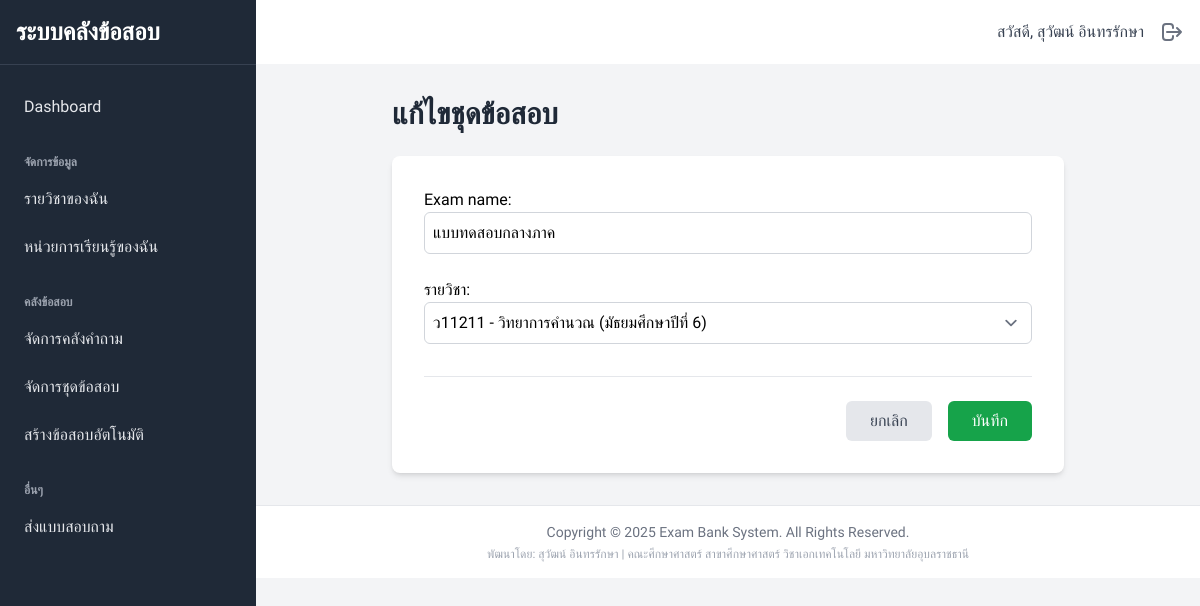
The page /exam/8/edit/ (signed in) on the database its author committed.
### accounts/models.py (models this page shows)
class CustomUser(AbstractUser):
    class Role(models.TextChoices):
        ADMIN = 'ADMIN', 'Admin'
        TEACHER = 'TEACHER', 'Teacher'
    role = models.CharField(max_length=50, choices=Role.choices, default=Role.TEACHER)
    is_approved = models.BooleanField(default=False, help_text="Designates whether the teacher is approved by an admin.")

### exam_management/models.py (models this page shows, shortened)
class Exam(models.Model):
    exam_name = models.CharField(max_length=255)
    course = models.ForeignKey(Course, on_delete=models.CASCADE, verbose_name="รายวิชา")
    created_by = models.ForeignKey(CustomUser, on_delete=models.CASCADE)
    created_at = models.DateTimeField(auto_now_add=True)
    questions = models.ManyToManyField(Question, related_name='exams')

### exam_management/views.py (the view, shortened to what this page needs)
# urls.py: path('exam/<int:pk>/edit/', ExamUpdateView.as_view(), name='exam_update'),
class ExamUpdateView(TeacherRequiredMixin, UpdateView):
    model = Exam
    form_class = ExamForm
    template_name = 'teacher/exam_form.html'
    def get_queryset(self):
        return super().get_queryset().filter(created_by=self.request.user)
    def get_form_kwargs(self):
        kwargs = super().get_form_kwargs()
        kwargs['user'] = self.request.user
        return kwargs
    def get_context_data(self, **kwargs):
        context = super().get_context_data(**kwargs)
        context['form_title'] = 'แก้ไขชุดข้อสอบ'
        return context

### exam_management/forms.py
class ExamForm(forms.ModelForm):
    class Meta:
        model = Exam
        fields = ['exam_name', 'course']
        widgets = {
            'exam_name': forms.TextInput(attrs={'class': 'w-full p-2 border border-gray-300 rounded-md'}),
            'course': forms.Select(attrs={'class': 'w-full p-2 border border-gray-300 rounded-md'}),
        }
    def __init__(self, user, *args, **kwargs):
        super().__init__(*args, **kwargs)
        if user and user.is_authenticated:
            self.fields['course'].queryset = Course.objects.filter(teacher=user)

### core/models.py (called while the page is built)
    def __str__(self):
        return f"{self.course_code} - {self.subject_template.subject_name} ({self.grade_level.grade_name})"

### exam_management/views.py (called while the page is built)
    def test_func(self):
        return self.request.user.is_authenticated and self.request.user.role == 'TEACHER' and self.request.user.is_approved

### templates/teacher/exam_form.html (shortened to what this page needs)
{% extends "base.html" %}
{% block content %}
<div class="max-w-2xl mx-auto">
    <h1 class="text-3xl font-bold text-gray-800 mb-6">{{ form_title }}</h1>
    <div class="bg-white p-8 rounded-lg shadow-md">
        <form method="post">
            <div class="space-y-6">
                {{ form.as_p }}
            </div>
            <div class="flex items-center justify-end space-x-4 mt-8 border-t pt-6">
                <a href="{% url 'teacher_dashboard' %}" class="px-6 py-2 text-gray-700 bg-gray-200 rounded-md hover:bg-gray-300">ยกเลิก</a>
                <button type="submit" class="px-6 py-2 text-white bg-green-600 rounded-md hover:bg-green-700">บันทึก</button>
            </div>
        </form>
    </div>
</div>
{% endblock %}

### templates/partials/_navbar.html
<header class="bg-white shadow-md w-full">
    <div class="flex items-center justify-end p-4 h-16">
        <div class="flex items-center">
            <span class="mr-4 text-gray-700">สวัสดี, {{ user.get_full_name|default:user.username }}</span>
            <a href="{% url 'accounts:logout' %}" title="ออกจากระบบ" class="text-gray-500 hover:text-red-500">
                <svg xmlns="http://www.w3.org/2000/svg" class="h-6 w-6" fill="none" viewBox="0 0 24 24" stroke="currentColor" stroke-width="2">
                    <path stroke-linecap="round" stroke-linejoin="round" d="M17 16l4-4m0 0l-4-4m4 4H7m6 4v1a3 3 0 01-3 3H6a3 3 0 01-3-3V7a3 3 0 013-3h4a3 3 0 013 3v1" />
                </svg>
            </a>
        </div>
    </div>
</header>

### rows shown on the page
CustomUser: get_full_name "สุวัฒน์ อินทรรักษา"
Exam: exam_name "แบบทดสอบกลางภาค", course "ว11211 - วิทยาการคำนวณ (มัธยมศึกษาปีที่ 6)"
